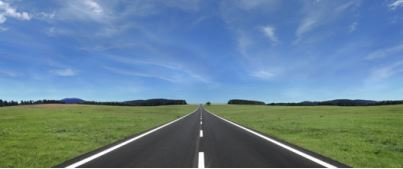
#> input picture Week 8/road_sky.jpg, 403 x 169 px
$ python Page_29_K_Means.py
#> lines starting #> are read from the running program, lines starting #| are printed output that depends on the picture
import numpy as np
import cv2

img = cv2.imread('road_sky.jpg')
#> img is the input picture: shape (169, 403, 3); mean B, G, R 149.9, 131.9, 102.6
cv2.imshow('Original' ,img)

Z = img.reshape((-1,3))
# convert to np.float32
Z = np.float32(Z)

# define criteria, number of clusters(K) and apply kmeans()
criteria = (cv2.TERM_CRITERIA_EPS + cv2.TERM_CRITERIA_MAX_ITER, 10, 1.0)


K = 3
attemps=3
ret,label,center=cv2.kmeans(Z,K,None,criteria,attemps,cv2.KMEANS_RANDOM_CENTERS)
#> ret = 85882243.8; center = [[220.5, 181.7, 143.1], [65.59, 103.3, 90.2], [192.9, 134.3, 94.66]]

# Now convert back into uint8, and make original image
center = np.uint8(center)
#> center = [[220, 181, 143], [65, 103, 90], [192, 134, 94]]
res = center[label.flatten()]
res2 = res.reshape((img.shape))
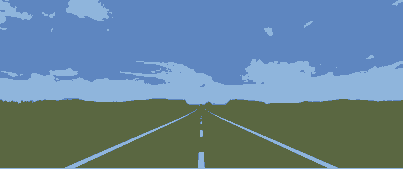
#> res2: shape (169, 403, 3); mean B, G, R 149.2, 131.5, 102.2

cv2.imshow('K = ' + str(K),res2)


cv2.waitKey(0)
cv2.destroyAllWindows()

$ run again, with Week 8/face.jpg copied over Week 8/road_sky.jpg
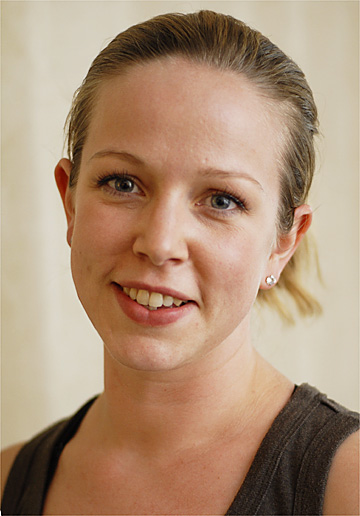
#> input picture Week 8/face.jpg, 360 x 516 px
#> img is the input picture: shape (516, 360, 3); mean B, G, R 118.5, 143.6, 172.9
#> `ret,label,center=cv2.kmeans(Z,K,None,criteria,attemps,cv2.KMEANS_RANDO..`: ret = 187195665.1; center = [[29.07, 43.65, 63.77], [171.5, 193.5, 210.4], [76.54, 110.8, 162.5]]
#> `center = np.uint8(center)`: center = [[29, 43, 63], [171, 193, 210], [76, 110, 162]]
#> `res2 = res.reshape((img.shape))`:
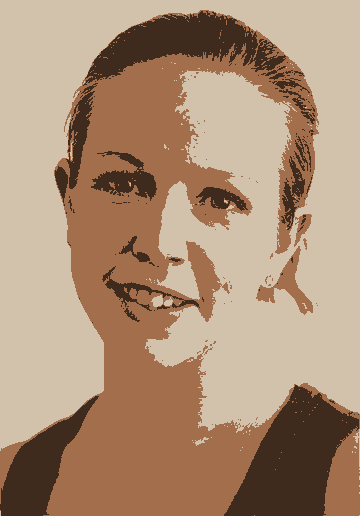
#> res2: shape (516, 360, 3); mean B, G, R 118.1, 143, 172.4

$ run again, with Week 8/birds.png saved as Week 8/road_sky.jpg
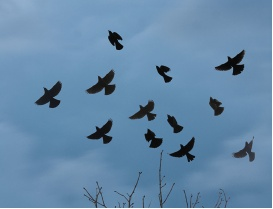
#> input picture Week 8/birds.png, 273 x 209 px
#> img is the input picture: shape (209, 273, 3); mean B, G, R 169.1, 137.5, 101.6
#> `ret,label,center=cv2.kmeans(Z,K,None,criteria,attemps,cv2.KMEANS_RANDO..`: ret = 26752565.2; center = [[255, 255, 247.9], [175.6, 142.3, 104.6], [41.77, 34.11, 26.27]]
#> `center = np.uint8(center)`: center = [[255, 255, 247], [175, 142, 104], [41, 34, 26]]
#> `res2 = res.reshape((img.shape))`:
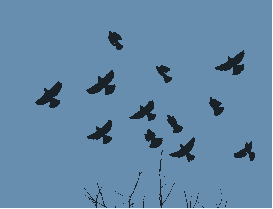
#> res2: shape (209, 273, 3); mean B, G, R 168.5, 137.2, 101
